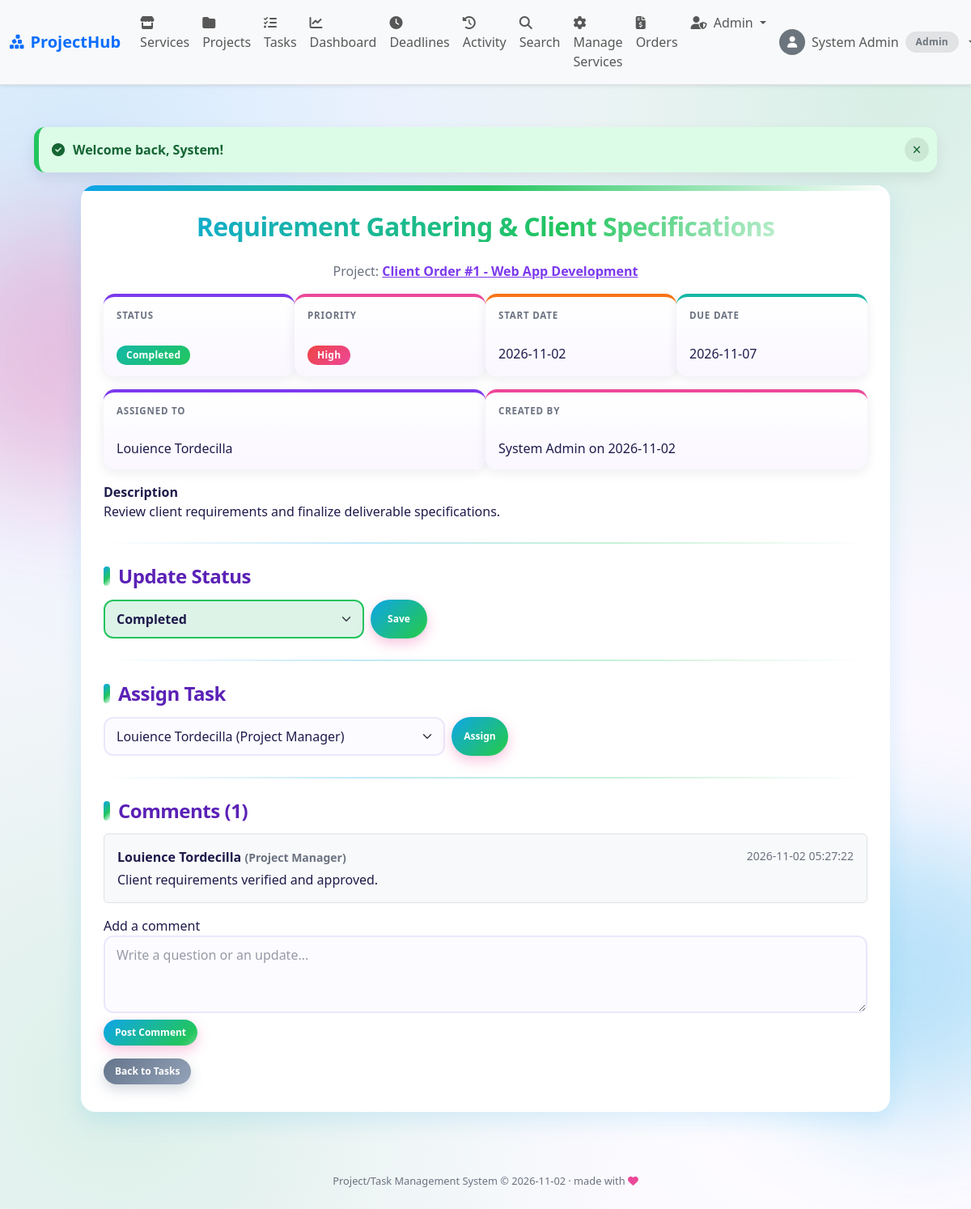
The page /tasks/view.php?task_id=1 (signed in) on the database its author committed.
### tables this page shows
CREATE TABLE IF NOT EXISTS tasks (
  task_id      INT AUTO_INCREMENT PRIMARY KEY,
  project_id   INT NOT NULL,
  title        VARCHAR(150) NOT NULL,
  description  TEXT,
  assigned_to  INT NULL,
  priority     ENUM('Low','Medium','High') NOT NULL DEFAULT 'Medium',
  start_date   DATE NOT NULL,
  due_date     DATE NOT NULL,
  status       ENUM('To Do','In Progress','Completed','Failed') NOT NULL DEFAULT 'To Do',
  created_by   INT NOT NULL,
  created_at   TIMESTAMP DEFAULT CURRENT_TIMESTAMP,
  updated_at   TIMESTAMP DEFAULT CURRENT_TIMESTAMP ON UPDATE CURRENT_TIMESTAMP,
  FOREIGN KEY (project_id)  REFERENCES projects(project_id) ON DELETE CASCADE,
  FOREIGN KEY (assigned_to) REFERENCES users(user_id),
  FOREIGN KEY (created_by)  REFERENCES users(user_id)
);

CREATE TABLE IF NOT EXISTS projects (
  project_id    INT AUTO_INCREMENT PRIMARY KEY,
  order_id      INT NULL,
  project_name  VARCHAR(100) NOT NULL,
  description   TEXT,
  start_date    DATE NOT NULL,
  deadline      DATE NOT NULL,
  status        ENUM('Planning','In Progress','On Hold','Completed','Failed') NOT NULL DEFAULT 'Planning',
  created_by    INT NOT NULL,
  created_at    TIMESTAMP DEFAULT CURRENT_TIMESTAMP,
  FOREIGN KEY (order_id)   REFERENCES orders(order_id) ON DELETE SET NULL,
  FOREIGN KEY (created_by) REFERENCES users(user_id)
);

CREATE TABLE IF NOT EXISTS comments (
  comment_id    INT AUTO_INCREMENT PRIMARY KEY,
  task_id       INT NOT NULL,
  user_id       INT NOT NULL,
  comment_text  TEXT NOT NULL,
  created_at    TIMESTAMP DEFAULT CURRENT_TIMESTAMP,
  FOREIGN KEY (task_id) REFERENCES tasks(task_id) ON DELETE CASCADE,
  FOREIGN KEY (user_id) REFERENCES users(user_id)
);

CREATE TABLE IF NOT EXISTS users (
  user_id     INT AUTO_INCREMENT PRIMARY KEY,
  first_name  VARCHAR(50)  NOT NULL,
  last_name   VARCHAR(50)  NOT NULL,
  email       VARCHAR(100) NOT NULL UNIQUE,
  password    VARCHAR(255) NOT NULL,
  role        ENUM('admin','project_manager','member','customer') NOT NULL DEFAULT 'customer',
  photo       VARCHAR(255) NULL,
  status      ENUM('active','inactive') NOT NULL DEFAULT 'active',
  created_at  TIMESTAMP DEFAULT CURRENT_TIMESTAMP
);

### tasks/view.php (the view, shortened to what this page needs)
<?php
include('../includes/config.php');
include('../includes/functions.php');
$task_id = (int)($_GET['task_id'] ?? 0);
$task = get_task($conn, $task_id);
$can_manage = can_manage_project($conn, $task['project_id']);
$can_update = can_update_task_status($conn, $task);
$members = $can_manage ? get_assignable_members($conn, $task['project_id']) : [];
$comments = db_select(
    $conn,
    "SELECT c.comment_id, c.comment_text, c.created_at,
            CONCAT(u.first_name, ' ', u.last_name) AS author,
            u.role
     FROM comments c
     INNER JOIN users u ON u.user_id = c.user_id
     WHERE c.task_id = ?
     ORDER BY c.created_at ASC, c.comment_id ASC",
    'i',
    [$task_id]
);
include('../includes/header.php');
?>
<div class="table-card">
  <h2><?php echo e($task['title']); ?></h2>
  <p class="text-center text-muted">
    Project: <a href="index.php?project_id=<?php echo (int)$task['project_id']; ?>"><?php echo e($task['project_name']); ?></a>
  </p>
  <div class="row mb-3">
    <div class="col-md-3"><strong>Status</strong><br><?php echo task_status_badge($task['status']); ?></div>
    <div class="col-md-3"><strong>Priority</strong><br><?php echo priority_badge($task['priority']); ?></div>
    <div class="col-md-3"><strong>Start Date</strong><br><?php echo e($task['start_date']); ?></div>
    <div class="col-md-3"><strong>Due Date</strong><br><?php echo e($task['due_date']); ?></div>
  </div>
  <div class="row mb-3">
    <div class="col-md-6"><strong>Assigned To</strong><br><?php echo $task['assignee_name'] ? e($task['assignee_name']) : '<span class="text-muted">Unassigned</span>'; ?></div>
    <div class="col-md-6"><strong>Created By</strong><br><?php echo e($task['creator_name']); ?> on <?php echo e(substr($task['created_at'], 0, 10)); ?></div>
  </div>
  <p><strong>Description</strong><br><?php echo $task['description'] !== '' ? nl2br(e($task['description'])) : '<span class="text-muted">No description.</span>'; ?></p>
  <?php if ($can_update) { ?>
    <hr>
    <h4>Update Status</h4>
    <form method="POST" action="update_status.php" class="d-flex gap-2 mb-3" style="max-width: 400px;">
      <select name="status" class="form-select">
        <?php foreach (task_statuses() as $s) {
            $sel = ($task['status'] === $s) ? 'selected' : '';
            echo "<option value='" . e($s) . "' $sel>" . e($s) . "</option>";
        } ?>
      </select>
      <button type="submit">Save</button>
    </form>
  <?php } ?>
  <?php if ($can_manage) { ?>
    <hr>
    <h4>Assign Task</h4>
    <form method="POST" action="assign.php" class="d-flex gap-2 mb-3" style="max-width: 500px;">
      <select name="assigned_to" class="form-select">
        <?php foreach ($members as $m) {
            $sel = ((int)$task['assigned_to'] === (int)$m['user_id']) ? 'selected' : '';
            echo "<option value='" . (int)$m['user_id'] . "' $sel>" . e($m['first_name'] . ' ' . $m['last_name'] . ' (' . $m['responsibility'] . ')') . "</option>";
        } ?>
      </select>
      <button type="submit">Assign</button>
    </form>
  <?php } ?>
  <hr id="comments">
  <h4>Comments (<?php echo count($comments); ?>)</h4>
  <?php foreach ($comments as $c) { ?>
    <div class="border rounded p-3 mb-2 bg-body-tertiary">
      <div class="d-flex flex-wrap justify-content-between gap-1">
        <strong><?php echo e($c['author']); ?> <small class="text-muted">(<?php echo e(role_label($c['role'])); ?>)</small></strong>
        <small class="text-muted"><?php echo e($c['created_at']); ?></small>
      </div>
      <div class="mt-1"><?php echo nl2br(e($c['comment_text'])); ?></div>
    </div>
  <?php } ?>
  <form method="POST" action="../comments/add.php" class="mt-3 mb-3">
    <label for="comment_text">Add a comment</label>
    <textarea class="form-control mb-2" id="comment_text" name="comment_text" rows="3"
      maxlength="<?php echo comment_max_length(); ?>" placeholder="Write a question or an update..." required></textarea>
    <button type="submit">Post Comment</button>
  </form>
  <a href="index.php?project_id=<?php echo (int)$task['project_id']; ?>" class="button button-secondary">Back to Tasks</a>
</div>
<?php include('../includes/footer.php'); ?>

### includes/functions.php (shortened to what this page needs)
<?php
function e($value)
{
    return htmlspecialchars((string)$value, ENT_QUOTES, 'UTF-8');
}
function show_flash()
{
    if (isset($_SESSION['flash'])) {
        $f = $_SESSION['flash'];
        echo "<div class='alert alert-" .
             e($f['type']) .
             "' role='alert'>" .
             e($f['msg']) .
             "</div>";
    }
}
function db_select($conn, $sql, $types = '', $params = [])
{
    $stmt = mysqli_prepare($conn, $sql);
    if ($types !== '') {
        mysqli_stmt_bind_param($stmt, $types, ...$params);
    }
    mysqli_stmt_execute($stmt);
    $result = mysqli_stmt_get_result($stmt);
    $rows = mysqli_fetch_all($result, MYSQLI_ASSOC);
    return $rows;
}
function role_options()
{
    return [
        'admin'           => 'Admin',
        'project_manager' => 'Project Manager',
        'member'          => 'Member',
        'customer'        => 'Customer',
    ];
}
function role_label($role)
{
    $roles = role_options();
    return $roles[$role] ?? $role;
}
function is_logged_in()
{
    return isset($_SESSION['user_id']);
}
function has_role($roles)
{
    return is_logged_in()
        && in_array($_SESSION['role'], (array)$roles, true);
}
function can_manage_project($conn, $project_id)
{
    if (has_role('admin')) {
        return true;
    }
    $rows = db_select(
        $conn,
        "SELECT 1
         FROM projects
         WHERE project_id = ?
         AND created_by = ?",
        'ii',
        [
            $project_id,
            $_SESSION['user_id']
        ]
    );
    return count($rows) > 0;
}
function task_statuses()
{
    return [
        'To Do',
        'In Progress',
        'Completed',
        'Failed'
    ];
}
function task_status_badge($status)
{
    $colors = [
        'To Do'       => 'secondary',
        'In Progress' => 'primary',
        'Completed'   => 'success',
        'Failed'      => 'danger'
    ];
    $c = $colors[$status] ?? 'secondary';
    return "<span class='badge text-bg-{$c}'>" .
           e($status) .
           "</span>";
}
function priority_badge($priority)
{
    $colors = [
        'Low'    => 'secondary',
        'Medium' => 'warning',
        'High'   => 'danger'
    ];
    $c = $colors[$priority] ?? 'secondary';
    return "<span class='badge text-bg-{$c}'>" .
           e($priority) .
           "</span>";
}
function get_task($conn, $task_id)
{
    $rows = db_select(
        $conn,
        "SELECT t.*,
                p.project_name,
                CONCAT(a.first_name, ' ', a.last_name) AS assignee_name,
                CONCAT(c.first_name, ' ', c.last_name) AS creator_name
         FROM tasks t
         INNER JOIN projects p
             ON p.project_id = t.project_id
         INNER JOIN users c
             ON c.user_id = t.created_by
         LEFT JOIN users a
             ON a.user_id = t.assigned_to
         WHERE t.task_id = ?",
        'i',
        [$task_id]
    );
    return $rows[0] ?? null;
}
function get_assignable_members($conn, $project_id)
{
    return db_select(
        $conn,
        "SELECT u.user_id,
                u.first_name,
                u.last_name,
                pm.responsibility
         FROM project_members pm
         INNER JOIN users u
             ON u.user_id = pm.user_id
         WHERE pm.project_id = ?
         AND u.status = 'active'
         ORDER BY u.last_name ASC,
                  u.first_name ASC",
        'i',
        [$project_id]
    );
}
function can_update_task_status($conn, $task)
{
    return can_manage_project(
        $conn,
        $task['project_id']
    )
    ||
    (
        (int)$task['assigned_to']
        ===
        (int)$_SESSION['user_id']
    );
}
function comment_max_length()
{
    return 1000;
}
function user_avatar($photo, $size = 36, $class = "rounded-circle")
{
    return "<span class='d-inline-flex align-items-center justify-content-center bg-secondary text-white {$class}' style='width: {$size}px; height: {$size}px; font-size: " . round($size * 0.45) . "px;'><i class='fa-solid fa-user'></i></span>";
}

### rows shown on the page
tasks: project.project_name "Client Order #1 - Web App Development", status "Completed", priority "High", start_date "2026-11-02", due_date "2026-11-07", created_at "2026-11-02", description "Review client requirements and finalize deliverable specifications."
comments: author "Louience Tordecilla", user.role "Project Manager", created_at "2026-11-02 05:27:22", comment_text "Client requirements verified and approved."

### other values the page prints
$nav_name "System Admin"
role_label($cur_role) "Admin"
$f['msg'] "Welcome back, System!"
$task['assignee_name'] "Louience Tordecilla"
$task['creator_name'] "System Admin"
count($comments) "1"
$date "2026-11-02"
form field status "Completed"
form field assigned_to "Louience Tordecilla (Project Manager)"
